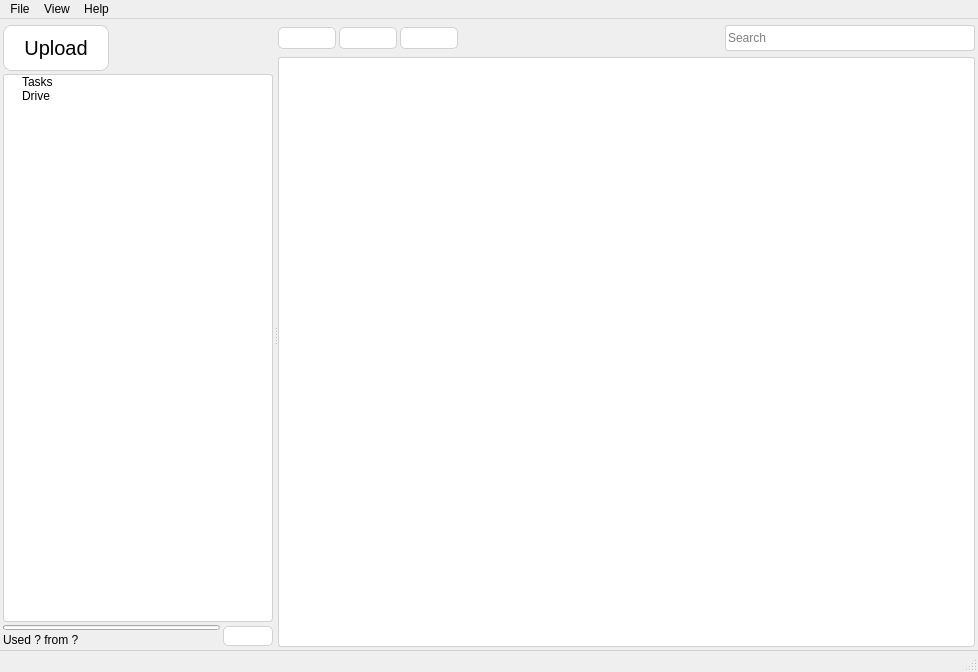
<?xml version="1.0" encoding="UTF-8"?>
<ui version="4.0">
 <class>MainWindow</class>
 <widget class="QMainWindow" name="MainWindow">
  <property name="geometry">
   <rect>
    <x>0</x>
    <y>0</y>
    <width>978</width>
    <height>672</height>
   </rect>
  </property>
  <property name="windowTitle">
   <string>GYDManager</string>
  </property>
  <widget class="QWidget" name="centralwidget">
   <layout class="QHBoxLayout" name="horizontalLayout_3">
    <property name="spacing">
     <number>0</number>
    </property>
    <property name="leftMargin">
     <number>0</number>
    </property>
    <property name="topMargin">
     <number>3</number>
    </property>
    <property name="rightMargin">
     <number>0</number>
    </property>
    <property name="bottomMargin">
     <number>3</number>
    </property>
    <item>
     <widget class="QSplitter" name="splitter">
      <property name="orientation">
       <enum>Qt::Orientation::Horizontal</enum>
      </property>
      <property name="handleWidth">
       <number>5</number>
      </property>
      <widget class="QWidget" name="verticalLayoutWidget">
       <layout class="QVBoxLayout" name="verticalLayout_3">
        <property name="spacing">
         <number>3</number>
        </property>
        <property name="leftMargin">
         <number>3</number>
        </property>
        <property name="topMargin">
         <number>3</number>
        </property>
        <item>
         <layout class="QHBoxLayout" name="horizontalLayout_11">
          <item>
           <widget class="QPushButton" name="upload">
            <property name="styleSheet">
             <string notr="true">QPushButton {
    background-color: #ffffff;
    border: 1px solid #d1d1d6;
    border-radius: 8px;
	color: #000000;
	padding: 10px 20px 10px 20px;
	font-size: 20px;
}

QPushButton:pressed {
    background-color: #e6e6eb;
}

QPushButton:disabled {
    background-color: #f2f2f7;
    color: #8e8e93;
    border-color: #d1d1d6;
}</string>
            </property>
            <property name="text">
             <string>Upload</string>
            </property>
            <property name="icon">
             <iconset resource="../resources.qrc">
              <normaloff>:/menu/static/upload.png</normaloff>:/menu/static/upload.png</iconset>
            </property>
            <property name="iconSize">
             <size>
              <width>24</width>
              <height>24</height>
             </size>
            </property>
           </widget>
          </item>
          <item>
           <spacer name="horizontalSpacer_2">
            <property name="orientation">
             <enum>Qt::Orientation::Horizontal</enum>
            </property>
            <property name="sizeHint" stdset="0">
             <size>
              <width>40</width>
              <height>20</height>
             </size>
            </property>
           </spacer>
          </item>
         </layout>
        </item>
        <item>
         <widget class="QTreeWidget" name="left_menu">
          <property name="styleSheet">
           <string notr="true">QTreeWidget {
    background-color: #ffffff;
    border: 1px solid #d1d1d6;
    border-radius: 3px;
    color: #000000;
    selection-background-color: #007aff;
    selection-color: #ffffff;
}</string>
          </property>
          <property name="indentation">
           <number>15</number>
          </property>
          <property name="headerHidden">
           <bool>true</bool>
          </property>
          <column>
           <property name="text">
            <string>1</string>
           </property>
          </column>
          <item>
           <property name="text">
            <string>Tasks</string>
           </property>
           <property name="icon">
            <iconset resource="../resources.qrc">
             <normaloff>:/menu/static/swap_vert.png</normaloff>:/menu/static/swap_vert.png</iconset>
           </property>
          </item>
          <item>
           <property name="text">
            <string>Drive</string>
           </property>
           <property name="icon">
            <iconset resource="../resources.qrc">
             <normaloff>:/menu/static/cloud.png</normaloff>:/menu/static/cloud.png</iconset>
           </property>
          </item>
         </widget>
        </item>
        <item>
         <layout class="QHBoxLayout" name="horizontalLayout_2">
          <item>
           <layout class="QVBoxLayout" name="verticalLayout_2">
            <item>
             <widget class="QProgressBar" name="storage_status_progressbar">
              <property name="styleSheet">
               <string notr="true">QProgressBar {
	max-height: 5px;
}</string>
              </property>
              <property name="value">
               <number>0</number>
              </property>
              <property name="textVisible">
               <bool>false</bool>
              </property>
             </widget>
            </item>
            <item>
             <widget class="QLabel" name="storage_status_label">
              <property name="text">
               <string>Used ? from ?</string>
              </property>
             </widget>
            </item>
           </layout>
          </item>
          <item>
           <widget class="QPushButton" name="settings">
            <property name="styleSheet">
             <string notr="true">QPushButton {
    background-color: #ffffff;
    border: 1px solid #d1d1d6;
    border-radius: 5px;
    color: #000000;
    padding: 2px 8px;
}

QPushButton:pressed {
    background-color: #e6e6eb;
}

QPushButton:disabled {
    background-color: #f2f2f7;
    color: #8e8e93;
    border-color: #d1d1d6;
}</string>
            </property>
            <property name="text">
             <string/>
            </property>
            <property name="icon">
             <iconset resource="../resources.qrc">
              <normaloff>:/menu/static/settings.png</normaloff>:/menu/static/settings.png</iconset>
            </property>
            <property name="iconSize">
             <size>
              <width>24</width>
              <height>24</height>
             </size>
            </property>
           </widget>
          </item>
         </layout>
        </item>
       </layout>
      </widget>
      <widget class="QStackedWidget" name="content_widget">
       <property name="minimumSize">
        <size>
         <width>700</width>
         <height>0</height>
        </size>
       </property>
       <property name="currentIndex">
        <number>1</number>
       </property>
       <widget class="QWidget" name="tasks_widget">
        <layout class="QVBoxLayout" name="verticalLayout">
         <property name="leftMargin">
          <number>0</number>
         </property>
         <property name="topMargin">
          <number>3</number>
         </property>
         <property name="rightMargin">
          <number>3</number>
         </property>
         <property name="bottomMargin">
          <number>0</number>
         </property>
         <item>
          <widget class="QTableWidget" name="tasks_table">
           <property name="styleSheet">
            <string notr="true">QTableWidget {
	background-color: #ffffff;
	border: 1px solid #d1d1d6;
	border-radius: 3px;
	color: #000000;
	selection-background-color: #007aff;
	selection-color: #ffffff;
}</string>
           </property>
           <property name="editTriggers">
            <set>QAbstractItemView::EditTrigger::NoEditTriggers</set>
           </property>
           <property name="selectionBehavior">
            <enum>QAbstractItemView::SelectionBehavior::SelectRows</enum>
           </property>
           <property name="showGrid">
            <bool>false</bool>
           </property>
           <property name="wordWrap">
            <bool>false</bool>
           </property>
           <attribute name="horizontalHeaderStretchLastSection">
            <bool>true</bool>
           </attribute>
           <attribute name="verticalHeaderVisible">
            <bool>false</bool>
           </attribute>
           <column>
            <property name="text">
             <string>Name</string>
            </property>
           </column>
           <column>
            <property name="text">
             <string>Size</string>
            </property>
           </column>
           <column>
            <property name="text">
             <string>Speed</string>
            </property>
           </column>
           <column>
            <property name="text">
             <string>Status</string>
            </property>
           </column>
           <column>
            <property name="text">
             <string>Progress</string>
            </property>
           </column>
           <column>
            <property name="text">
             <string>ETA</string>
            </property>
           </column>
          </widget>
         </item>
        </layout>
       </widget>
       <widget class="QWidget" name="drive_widget">
        <layout class="QVBoxLayout" name="verticalLayout_5">
         <property name="spacing">
          <number>6</number>
         </property>
         <property name="leftMargin">
          <number>0</number>
         </property>
         <property name="topMargin">
          <number>3</number>
         </property>
         <property name="rightMargin">
          <number>3</number>
         </property>
         <property name="bottomMargin">
          <number>0</number>
         </property>
         <item>
          <layout class="QHBoxLayout" name="horizontalLayout">
           <property name="spacing">
            <number>3</number>
           </property>
           <item>
            <widget class="QPushButton" name="back">
             <property name="styleSheet">
              <string notr="true">QPushButton {
    background-color: #ffffff;
    border: 1px solid #d1d1d6;
    border-radius: 5px;
	color: #000000;
    padding: 3px 12px;
}

QPushButton:pressed {
    background-color: #e6e6eb;
}

QPushButton:disabled {
    background-color: #f2f2f7;
    color: #8e8e93;
    border-color: #d1d1d6;
}</string>
             </property>
             <property name="text">
              <string/>
             </property>
             <property name="icon">
              <iconset resource="../resources.qrc">
               <normaloff>:/drive/static/arrow_back.png</normaloff>:/drive/static/arrow_back.png</iconset>
             </property>
             <property name="iconSize">
              <size>
               <width>24</width>
               <height>24</height>
              </size>
             </property>
            </widget>
           </item>
           <item>
            <widget class="QPushButton" name="forward">
             <property name="styleSheet">
              <string notr="true">QPushButton {
    background-color: #ffffff;
    border: 1px solid #d1d1d6;
    border-radius: 5px;
	color: #000000;
    padding: 3px 12px;
}

QPushButton:pressed {
    background-color: #e6e6eb;
}

QPushButton:disabled {
    background-color: #f2f2f7;
    color: #8e8e93;
    border-color: #d1d1d6;
}</string>
             </property>
             <property name="text">
              <string/>
             </property>
             <property name="icon">
              <iconset resource="../resources.qrc">
               <normaloff>:/drive/static/arrow_forward.png</normaloff>:/drive/static/arrow_forward.png</iconset>
             </property>
             <property name="iconSize">
              <size>
               <width>24</width>
               <height>24</height>
              </size>
             </property>
            </widget>
           </item>
           <item>
            <widget class="QPushButton" name="refresh">
             <property name="styleSheet">
              <string notr="true">QPushButton {
    background-color: #ffffff;
    border: 1px solid #d1d1d6;
    border-radius: 5px;
	color: #000000;
    padding: 3px 12px;
}

QPushButton:pressed {
    background-color: #e6e6eb;
}

QPushButton:disabled {
    background-color: #f2f2f7;
    color: #8e8e93;
    border-color: #d1d1d6;
}</string>
             </property>
             <property name="text">
              <string/>
             </property>
             <property name="icon">
              <iconset resource="../resources.qrc">
               <normaloff>:/drive/static/refresh.png</normaloff>:/drive/static/refresh.png</iconset>
             </property>
             <property name="iconSize">
              <size>
               <width>24</width>
               <height>24</height>
              </size>
             </property>
            </widget>
           </item>
           <item>
            <spacer name="horizontalSpacer">
             <property name="orientation">
              <enum>Qt::Orientation::Horizontal</enum>
             </property>
             <property name="sizeHint" stdset="0">
              <size>
               <width>40</width>
               <height>20</height>
              </size>
             </property>
            </spacer>
           </item>
           <item>
            <widget class="QLineEdit" name="search_line">
             <property name="minimumSize">
              <size>
               <width>0</width>
               <height>0</height>
              </size>
             </property>
             <property name="maximumSize">
              <size>
               <width>250</width>
               <height>16777215</height>
              </size>
             </property>
             <property name="styleSheet">
              <string notr="true">QLineEdit {
    background-color: #ffffff;
    border: 1px solid #d1d1d6;
    border-radius: 3px;
    color: #000000;
	height: 24px;
}

QLineEdit:focus {
    border: 1px solid #007aff;
    background-color: #ffffff;
}

QLineEdit:disabled {
    background-color: #f2f2f7;
    color: #8e8e93;
    border-color: #d1d1d6;
}</string>
             </property>
             <property name="placeholderText">
              <string>Search</string>
             </property>
            </widget>
           </item>
          </layout>
         </item>
         <item>
          <widget class="QTableView" name="files_view">
           <property name="styleSheet">
            <string notr="true">QTableView {
	background-color: #ffffff;
	border: 1px solid #d1d1d6;
	border-radius: 3px;
	color: #000000;
	selection-background-color: #007aff;
	selection-color: #ffffff;
}</string>
           </property>
           <property name="editTriggers">
            <set>QAbstractItemView::EditTrigger::NoEditTriggers</set>
           </property>
           <property name="selectionBehavior">
            <enum>QAbstractItemView::SelectionBehavior::SelectRows</enum>
           </property>
           <property name="showGrid">
            <bool>false</bool>
           </property>
           <property name="sortingEnabled">
            <bool>true</bool>
           </property>
           <property name="wordWrap">
            <bool>false</bool>
           </property>
           <attribute name="horizontalHeaderDefaultSectionSize">
            <number>150</number>
           </attribute>
           <attribute name="horizontalHeaderStretchLastSection">
            <bool>true</bool>
           </attribute>
           <attribute name="verticalHeaderVisible">
            <bool>false</bool>
           </attribute>
          </widget>
         </item>
        </layout>
       </widget>
      </widget>
     </widget>
    </item>
   </layout>
  </widget>
  <widget class="QStatusBar" name="statusbar">
   <property name="styleSheet">
    <string notr="true">QStatusBar {
    border-top: 1px solid #d1d1d6;
}</string>
   </property>
  </widget>
  <widget class="QMenuBar" name="menubar">
   <property name="geometry">
    <rect>
     <x>0</x>
     <y>0</y>
     <width>978</width>
     <height>23</height>
    </rect>
   </property>
   <widget class="QMenu" name="menu">
    <property name="title">
     <string>File</string>
    </property>
    <addaction name="actionUpload"/>
    <addaction name="separator"/>
    <addaction name="actionCreate_folder"/>
    <addaction name="separator"/>
    <addaction name="actionSettings"/>
    <addaction name="actionTrash"/>
    <addaction name="actionExit"/>
   </widget>
   <widget class="QMenu" name="menuhelp">
    <property name="title">
     <string>Help</string>
    </property>
    <addaction name="actionabout"/>
   </widget>
   <widget class="QMenu" name="menuview">
    <property name="title">
     <string>View</string>
    </property>
    <addaction name="actionSort"/>
    <addaction name="separator"/>
    <addaction name="actionrefresh"/>
   </widget>
   <addaction name="menu"/>
   <addaction name="menuview"/>
   <addaction name="menuhelp"/>
  </widget>
  <action name="actionCreate_folder">
   <property name="text">
    <string>Create folder</string>
   </property>
  </action>
  <action name="actionUpload">
   <property name="text">
    <string>Upload</string>
   </property>
  </action>
  <action name="actionSettings">
   <property name="text">
    <string>Settings</string>
   </property>
  </action>
  <action name="actionTrash">
   <property name="text">
    <string>Trash</string>
   </property>
  </action>
  <action name="actionExit">
   <property name="text">
    <string>Exit</string>
   </property>
  </action>
  <action name="actionabout">
   <property name="text">
    <string>About</string>
   </property>
  </action>
  <action name="actionSort">
   <property name="text">
    <string>Sort</string>
   </property>
  </action>
  <action name="actionrefresh">
   <property name="text">
    <string>Refresh</string>
   </property>
  </action>
 </widget>
 <resources>
  <include location="../resources.qrc"/>
 </resources>
 <connections/>
</ui>
